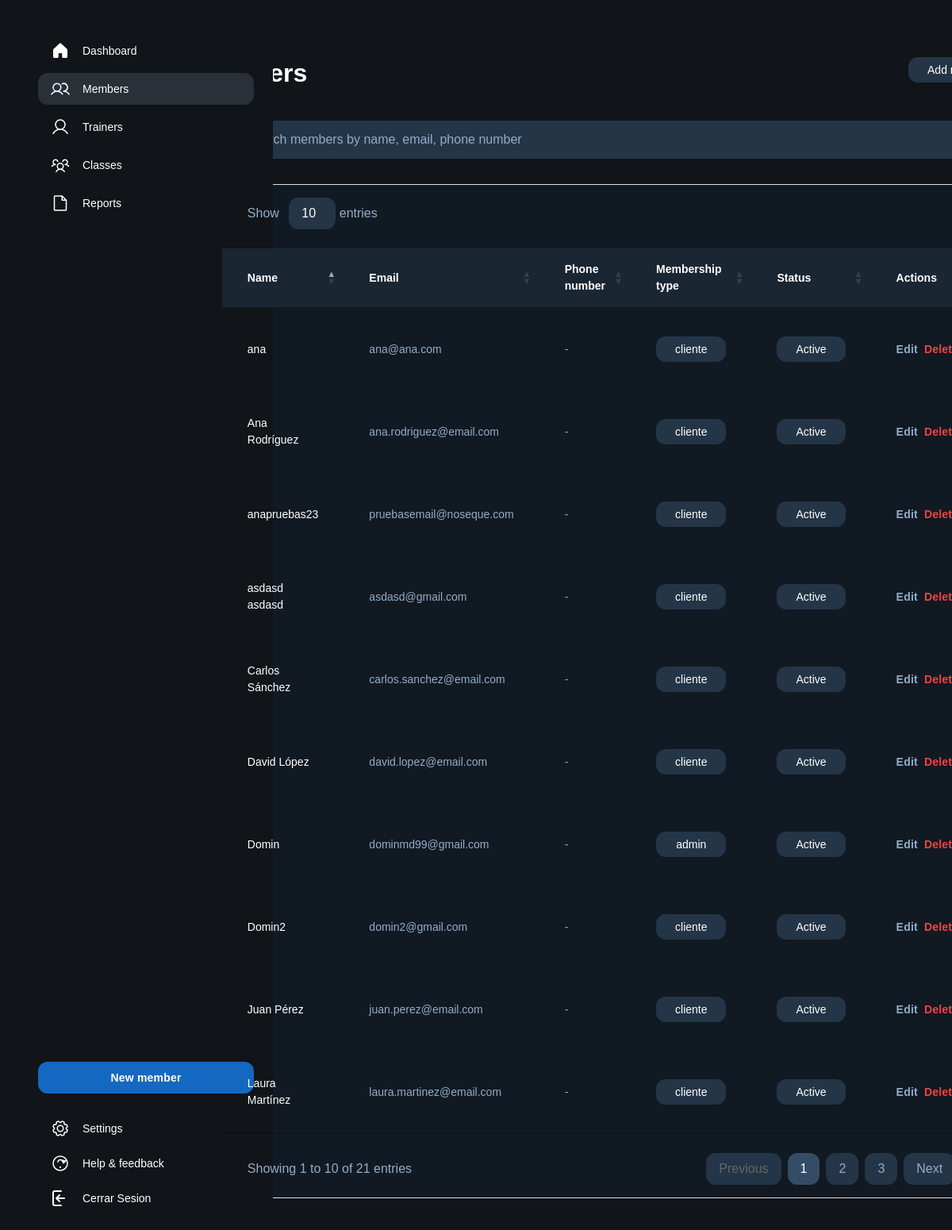
Screenshot of /index.php?controlador=miembros&action=home (signed in) with the database file from the repository.
### tables this page shows
CREATE TABLE `usuarios` (
  `id_usuario` int(11) NOT NULL,
  `nombre` varchar(100) DEFAULT NULL,
  `email` varchar(100) DEFAULT NULL,
  `passwd` varchar(255) DEFAULT NULL,
  `fecha_registro` date DEFAULT curdate(),
  `tipo` enum('cliente','admin') DEFAULT 'cliente'
);

### model/conectar.php (called while the page is built)
<?php
class Conectar{
    public static function conexion(){
        try {
            $conexion=new mysqli("127.0.0.1","root","","gimnasio_db");
        } catch (Exception $e) {
            die('Error:'.$e->getMessage());
        }
        return $conexion;
    }
}
?>

### model/miembros_model.php (called while the page is built, shortened)
<?php
class Miembros_model {
    private $db;
    public function __construct() {
        require_once("model/conectar.php");
        $this->db = Conectar::conexion();
    }
    public function get_usuarios() {
        $sql = "SELECT * FROM usuarios";
        $consulta = $this->db->query($sql);
        return $consulta;
    }
}
?>

### controller/miembros_controller.php (the view, shortened to what this page needs)
<?php
function home(){
    require_once("model/miembros_model.php");
    $datos = new Miembros_model();
    $resultado = $datos->get_usuarios();
    $html = '';
    while($row = $resultado->fetch_assoc()) {
        $html .= '<tr class="border-t border-t-[#344c65]">';
        $html .= '<td class="table-53b9ae36-f9b1-418a-aa1b-d77389b436cd-column-120 h-[72px] px-4 py-2 w-[400px] text-white text-sm font-normal leading-normal">' . $row['nombre'] . '</td>';
        $html .= '<td class="table-53b9ae36-f9b1-418a-aa1b-d77389b436cd-column-240 h-[72px] px-4 py-2 w-[400px] text-[#93adc8] text-sm font-normal leading-normal">' . $row['email'] . '</td>';
        $html .= '<td class="table-53b9ae36-f9b1-418a-aa1b-d77389b436cd-column-360 h-[72px] px-4 py-2 w-[400px] text-[#93adc8] text-sm font-normal leading-normal">-</td>';
        $html .= '<td class="table-53b9ae36-f9b1-418a-aa1b-d77389b436cd-column-480 h-[72px] px-4 py-2 w-60 text-sm font-normal leading-normal">';
        $html .= '<button class="flex min-w-[84px] max-w-[480px] cursor-pointer items-center justify-center overflow-hidden rounded-xl h-8 px-4 bg-[#243547] text-white text-sm font-medium leading-normal w-full">';
        $html .= '<span class="truncate">' . $row['tipo'] . '</span>';
        $html .= '</button>';
        $html .= '</td>';
        $html .= '<td class="table-53b9ae36-f9b1-418a-aa1b-d77389b436cd-column-600 h-[72px] px-4 py-2 w-60 text-sm font-normal leading-normal">';
        $html .= '<button class="flex min-w-[84px] max-w-[480px] cursor-pointer items-center justify-center overflow-hidden rounded-xl h-8 px-4 bg-[#243547] text-white text-sm font-medium leading-normal w-full">';
        $html .= '<span class="truncate">Active</span>';
        $html .= '</button>';
        $html .= '</td>';
        $html .= '<td class="table-53b9ae36-f9b1-418a-aa1b-d77389b436cd-column-720 h-[72px] px-4 py-2 w-60 text-[#93adc8] text-sm font-bold leading-normal tracking-[0.015em]">';
        $html .= '<div class="flex gap-2">';
        $html .= '<button class="edit-member-btn cursor-pointer" data-id="' . $row['id_usuario'] . '">Edit</button>';
        $html .= '<button onclick="confirmarBorrado(' . $row['id_usuario'] . ')" class="text-red-500 hover:text-red-700">Delete</button>';
        $html .= '</div>';
        $html .= '</td>';
        $html .= '</tr>';
    }
    require_once("view/miembros_view.php");
}

### assets/css/headercss.css (style rules this page uses)
html, body { margin: 0; padding: 0; box-sizing: border-box; }
* { font-family: 'Sora', sans-serif; }

### assets/css/landingPage.css (style rules this page uses)
body { font-family: 'sora', 'Noto Sans', sans-serif !important; background-color: #111418 !important; color: #ffffff !important; }

### view/miembros_view.php (style rules this page uses)
#membersTable td, #membersTable th { padding: 1rem 2rem !important; }

### rows the page displays
usuarios: nombre "Domin", email "dominmd99@gmail.com", tipo "admin"
usuarios: nombre "Domin2", email "domin2@gmail.com", tipo "cliente"
usuarios: nombre "Juan Pérez", email "juan.perez@email.com", tipo "cliente"
usuarios: nombre "Ana Rodríguez", email "ana.rodriguez@email.com", tipo "cliente"
usuarios: nombre "Carlos Sánchez", email "carlos.sanchez@email.com", tipo "cliente"
usuarios: nombre "Laura Martínez", email "laura.martinez@email.com", tipo "cliente"
usuarios: nombre "David López", email "david.lopez@email.com", tipo "cliente"
usuarios: nombre "asdasd asdasd", email "asdasd@gmail.com", tipo "cliente"
usuarios: nombre "anapruebas23", email "pruebasemail@noseque.com", tipo "cliente"
usuarios: nombre "ana", email "ana@ana.com", tipo "cliente"
